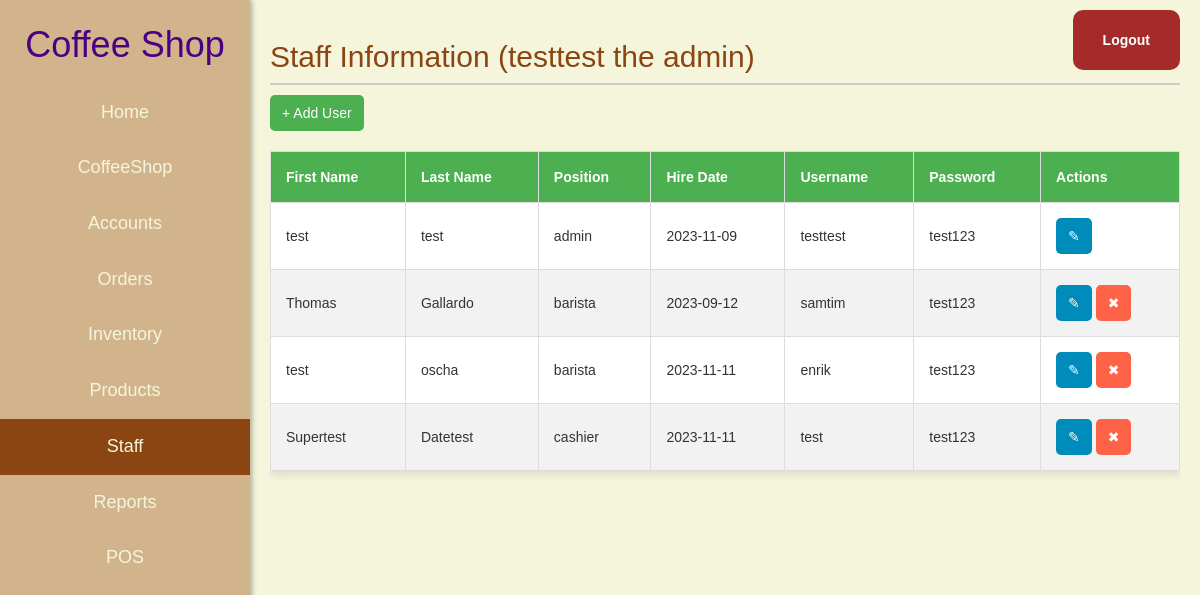
The app's page /Dashboard/Staff.php (signed in) with its own data.
### tables this page shows
CREATE TABLE `tblemployees` (
  `employeeID` int(11) NOT NULL,
  `firstname` varchar(255) NOT NULL,
  `lastname` varchar(255) NOT NULL,
  `position` varchar(255) NOT NULL,
  `hiredate` date NOT NULL DEFAULT current_timestamp(),
  `username` varchar(50) NOT NULL,
  `password` varchar(50) NOT NULL
);

### public/Dashboard/Staff.php (the view, shortened to what this page needs)
<!DOCTYPE html>
<html lang="en">
<head>
    <link rel="stylesheet" href="https://maxcdn.bootstrapcdn.com/font-awesome/4.7.0/css/font-awesome.min.css">
    <link rel="stylesheet" href="https://maxcdn.bootstrapcdn.com/bootstrap/3.3.7/css/bootstrap.min.css">
    <link rel="stylesheet" href="dashboard.css" />
</head>
<body>
    <div class="dashboard">
        <div class="sidebar">
            <h1>Coffee Shop</h1>
            <ul>
                <li><a href="dashboard.php">Home</a></li>
                <li><a href="coffeeshop_info.php">CoffeeShop</a></li>
                <li><a href="accounts.php">Accounts</a></li>
                <li><a href="Orders.php">Orders</a></li>
                <li><a href="Inventory.php">Inventory</a></li>
                <li><a href="Products.php">Products</a></li>
                <li style="background-color: var(--primary-color);"><a href="Staff.php">Staff</a></li>
                <li><a href="Reports.php">Reports</a></li>
                <li><a href="../POS front-end/Main.php">POS</a></li>
            </ul>
        </div>
        <div class="top-right">
            <a href="logout.php" class="login-button">Logout</a>
        </div>
        <div class="content">
            <h2>Staff Information
                <?php echo " (" . $_SESSION['username'] . " the " . $_SESSION['position'] . ") " ?>
            </h2>
            <div>
                <button type="button" class="button add-button" id="addForm" onclick="toggleForm()">+ Add User</button>
            </div>
            <div>
                <div class="table-responsive">
                    <form method="post" action="<?php echo $_SERVER['PHP_SELF']; ?>">
                        <table id="dataTable" width="100%" cellspacing="0">
                            <thead>
                                <tr>
                                    <th>First Name</th>
                                    <th>Last Name</th>
                                    <th>Position</th>
                                    <th>Hire Date</th>
                                    <th>Username</th>
                                    <th>Password</th>
                                    <th>Actions</th>
                                </tr>
                            </thead>
                            <tbody>
                                <?php
                                $servername = "127.0.0.1";
                                $username = "root";
                                $password = "";
                                $dbname = "dbcoffee_shop";
                                $conn = new mysqli($servername, $username, $password, $dbname);
                                $sql = "SELECT * FROM tblemployees ORDER BY position";
                                $result = $conn->query($sql);
                                while ($row = $result->fetch_assoc()) : ?>
                                    <tr>
                                        <td>
                                            <?php if (isset($_POST['edit']) && $_POST['edit'] == $row['employeeID']) : ?>
                                                <input type="text" name="firstname_<?php echo $row['employeeID']; ?>" value="<?php echo $row['firstname']; ?>" required>
                                            <?php elseif (isset($_POST['cancel']) && $_POST['cancel'] == $row['employeeID']) : ?>
                                                <?php echo $row['firstname']; ?>
                                            <?php else : ?>
                                                <?php echo $row['firstname']; ?>
                                            <?php endif; ?>
                                        </td>
                                        <td>
                                            <?php if (isset($_POST['edit']) && $_POST['edit'] == $row['employeeID']) : ?>
                                                <input type="text" name="lastname_<?php echo $row['employeeID']; ?>" value="<?php echo $row['lastname']; ?>" required>
                                            <?php elseif (isset($_POST['cancel']) && $_POST['cancel'] == $row['employeeID']) : ?>
                                                <?php echo $row['lastname']; ?>
                                            <?php else : ?>
                                                <?php echo $row['lastname']; ?>
                                            <?php endif; ?>
                                        </td>
                                        <td>
                                            <?php if (isset($_POST['edit']) && $_POST['edit'] == $row['employeeID']) : ?>
                                                <select name="position_<?php echo $row['employeeID']; ?>" id="position_<?php echo $row['employeeID']; ?>" required>
                                                    <option value="" disabled>Select Position:</option>
                                                    <option value="admin" <?php echo ($row['position'] == 'admin') ? 'selected' : ''; ?>>Admin</option>
                                                    <option value="cashier" <?php echo ($row['position'] == 'cashier') ? 'selected' : ''; ?>>Cashier</option>
                                                    <option value="barista" <?php echo ($row['position'] == 'barista') ? 'selected' : ''; ?>>Barista</option>
                                                </select>
                                            <?php elseif (isset($_POST['cancel']) && $_POST['cancel'] == $row['employeeID']) : ?>
                                                <?php echo $row['position']; ?>
                                            <?php else : ?>
                                                <?php echo $row['position']; ?>
                                            <?php endif; ?>
                                        </td>
                                        <td>
                                            <?php if (isset($_POST['edit']) && $_POST['edit'] == $row['employeeID']) : ?>
                                                <input type="date" name="hiredate_<?php echo $row['employeeID']; ?>" value="<?php echo $row['hiredate']; ?>" required>
                                            <?php elseif (isset($_POST['cancel']) && $_POST['cancel'] == $row['employeeID']) : ?>
                                                <?php echo $row['hiredate']; ?>
                                            <?php else : ?>
                                                <?php echo $row['hiredate']; ?>
                                            <?php endif; ?>
                                        </td>
                                        <td>
                                            <?php if (isset($_POST['edit']) && $_POST['edit'] == $row['employeeID']) : ?>
                                                <input type="text" name="username_<?php echo $row['employeeID']; ?>" value="<?php echo $row['username']; ?>" required>
                                            <?php elseif (isset($_POST['cancel']) && $_POST['cancel'] == $row['employeeID']) : ?>
                                                <?php echo $row['username']; ?>
                                            <?php else : ?>
                                                <?php echo $row['username']; ?>
                                            <?php endif; ?>
                                        </td>
                                        <td>
                                            <?php if (isset($_POST['edit']) && $_POST['edit'] == $row['employeeID']) : ?>
                                                <input type="password" name="password_<?php echo $row['employeeID']; ?>" value="<?php echo $row['password']; ?>" id="edit_pass" required>
                                                <input type="checkbox" onclick="togglePassEdit()"> show password
                                            <?php elseif (isset($_POST['cancel']) && $_POST['cancel'] == $row['employeeID']) : ?>
                                                <?php echo $row['password']; ?>
                                            <?php else : ?>
                                                <?php echo $row['password']; ?>
                                            <?php endif; ?>
                                        </td>
                                        <td>
                                            <?php if (isset($_POST['edit']) && $_POST['edit'] == $row['employeeID']) : ?>
                                                <button type="submit" name="save" class="button edit-button" value="<?php echo $row['employeeID']; ?>">💾</button>
                                                <button type="submit" name="cancel" value="<?php echo $row['employeeID']; ?>">Cancel</button>
                                            <?php elseif ($row['position'] == "admin") : ?>
                                                <button type="submit" name="edit" class="button edit-button" value="<?php echo $row['employeeID']; ?>">✎</button>
                                            <?php else : ?>
                                                <button type="submit" name="edit" class="button edit-button" value="<?php echo $row['employeeID']; ?>">✎</button>
                                                <button type="submit" name="delete" class="button delete-button" value="<?php echo $row['employeeID']; ?>">✖</button>
                                            <?php endif; ?>
                                        </td>
                                    </tr>
                                <?php endwhile; ?>
                            </tbody>
                        </table>
                    </form>
                </div>
            </div>
        </div>
    </div>
</body>
</html>

### public/Dashboard/dashboard.css (style rules this page uses)
:root { --primary-color: #8B4513; --secondary-color: #D2B48C; --background-color: #F5F5DC; --text-color: #4B0082; --button-color: #A52A2A; }
body, html { margin: 0; padding: 0; font-family: Arial, sans-serif; height: 100%; background-color: var(--background-color); }
.dashboard { display: flex; height: 100%; }
.sidebar { width: 250px; background-color: var(--secondary-color); color: var(--text-color); padding: 5px 0; box-shadow: 2px 0 5px rgba(0, 0, 0, 0.3); position: fixed; height: 100%; top: 0; left: 0; overflow-y: auto; }
.sidebar h1 { text-align: center; margin-bottom: 20px; }
.sidebar ul { list-style-type: none; text-align: center; padding: 0; }
.sidebar ul li { margin: 0; }
.sidebar ul li a { display: flex; justify-content: center; align-items: center; padding: 15px; color: #F5F5DC; text-decoration: none; font-size: 18px; transition: 0.3s; }
.content { background-color: var(--background-color); margin-left: 250px; padding: 20px; width: calc(100% - 250px); }
.content h2 { color: var(--primary-color); border-bottom: 2px solid #ccc; padding-bottom: 10px; }
.top-right { position: absolute; top: 10px; right: 10px; }
.login-button { background-color: var(--button-color); color: white; padding: 20px 30px; margin-right: 10px; text-decoration: none; border-radius: 10px; font-weight: bold; transition: background-color 0.3s; display: inline-block; }

### public/Dashboard/Staff.php (style rules this page uses)
body { font-family: Arial, sans-serif; background-color: #F5F5DC; }
table { margin: 20px auto; border-collapse: collapse; box-shadow: 0 4px 8px rgba(0, 0, 0, 0.1); background-color: #fff; color: #333; }
th, td { border: 1px solid #ddd; padding: 15px; text-align: left; }
th { background-color: #4caf50; color: #fff; }
tr:nth-child(even) { background-color: #f2f2f2; }
.button { padding: 8px 12px; border: none; border-radius: 5px; cursor: pointer; }
.button.add-button { background-color: #4CAF50; color: white; }
.button.edit-button { background-color: #008CBA; color: white; }
.button.delete-button { background-color: #FF6347; color: white; }

### records on screen
tblemployees: firstname "test", lastname "test", position "admin", hiredate "2023-11-09", username "testtest", password "test123", $row['employeeID'] 12 (drawn)
tblemployees: firstname "Thomas", lastname "Gallardo", position "barista", hiredate "2023-09-12", username "samtim", password "test123", $row['employeeID'] 2 (drawn)
tblemployees: firstname "test", lastname "oscha", position "barista", hiredate "2023-11-11", username "enrik", password "test123", $row['employeeID'] 7 (drawn)
tblemployees: firstname "Supertest", lastname "Datetest", position "cashier", hiredate "2023-11-11", username "test", password "test123", $row['employeeID'] 9 (drawn)

### other values on screen
$_SESSION['username'] "testtest"
$_SESSION['position'] "admin"
